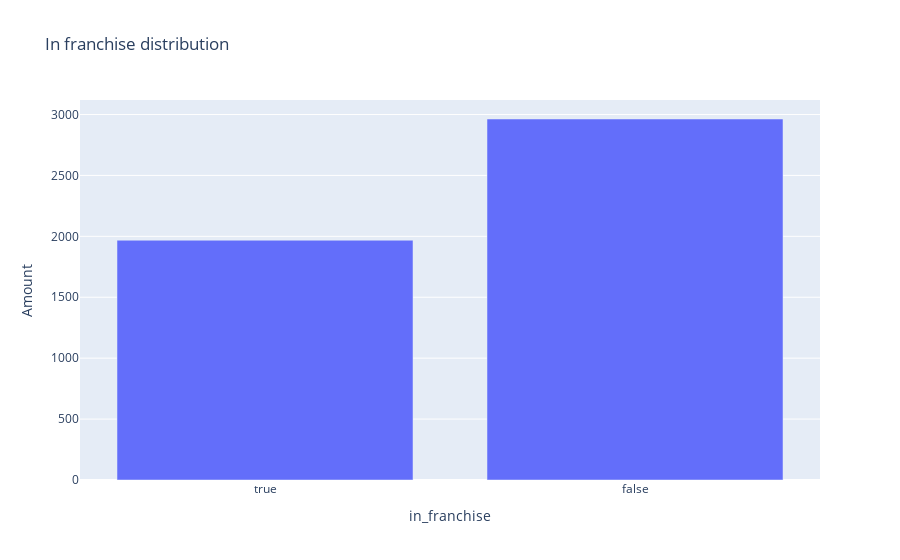

The notebook cell this image was saved under:
### Code cell
plot_df = pd.DataFrame(df['in_franchise'].value_counts()).reset_index()
plot_df = plot_df.reindex(index=plot_df.index[::-1])

px.bar(plot_df, x='index', y='in_franchise',
        title='In franchise distribution',
        labels={
            'index': 'in_franchise',
            'in_franchise': 'Amount'
},)

### Figure 1 — Plotly figure (JSON) as saved in the notebook; plotly's stock layout.template omitted (floating-point values rounded to 4 significant figures)
{"data": [{"alignmentgroup": "True", "hovertemplate": "in_franchise=%{x}<br>Amount=%{y}<extra></extra>", "legendgroup": "", "marker": {"color": "#636efa", "pattern": {"shape": ""}}, "name": "", "offsetgroup": "", "orientation": "v", "showlegend": false, "textposition": "auto", "type": "bar", "x": [true, false], "xaxis": "x", "y": [1968, 2963], "yaxis": "y"}], "layout": {"barmode": "relative", "legend": {"tracegroupgap": 0}, "title": {"text": "In franchise distribution"}, "xaxis": {"anchor": "y", "domain": [0, 1], "title": {"text": "in_franchise"}}, "yaxis": {"anchor": "x", "domain": [0, 1], "title": {"text": "Amount"}}}}
